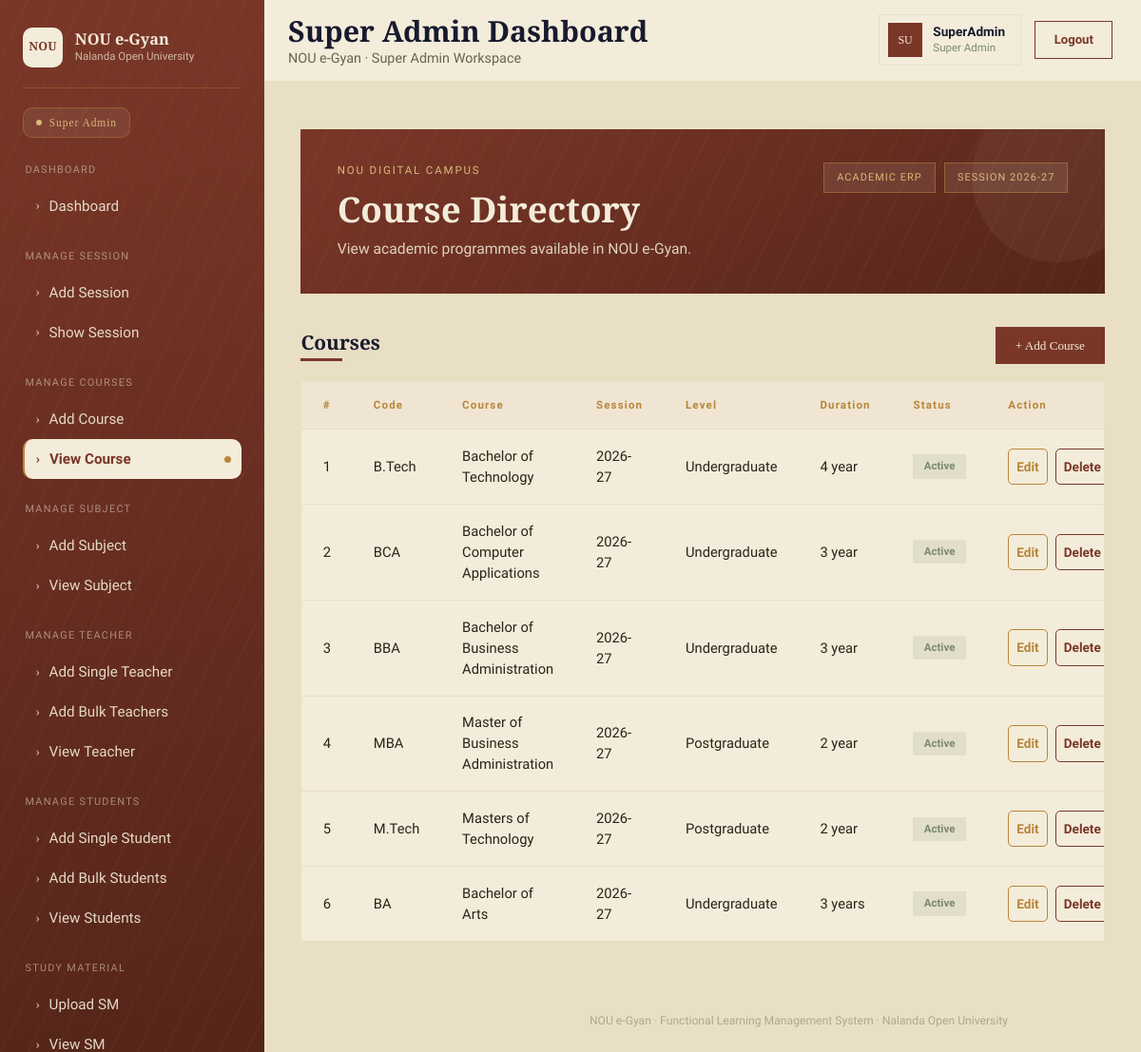
/superadmindash/view-course (signed in), run on the app's committed database.
### myapp/models.py (models this page shows, shortened)
class AddCourse(models.Model):
    id=models.IntegerField(primary_key=True,auto_created=True)
    academic_session=models.CharField(max_length=20,blank=None,null=True)
    course_code=models.CharField(max_length=20,blank=None,null=True)
    course_name=models.CharField(max_length=50,blank=None,null=True)
    level=models.CharField(max_length=50,blank=None,null=True)
    duration=models.CharField(max_length=10,blank=None,null=True)
    status=models.CharField(max_length=10,blank=None,null=True)
    description=models.CharField(max_length=100,blank=None,null=True)
    Dor=models.DateTimeField(null=True)
    Dou=models.DateTimeField(null=True)
    Dod=models.DateTimeField(null=True)

### myapp/views.py (the view)
# urls.py: path('superadmindash/view-course',views.view_course,name="view_course"),
@cache_control(no_cache=True,must_revalidate=True,no_store=True)
@login_required
def view_course(request):
    ab=AddCourse.objects.all()
    return render(request, 'superadmin/view_course.html',{'ab':ab})

### myapp/templates/superadmin/view_course.html (shortened to what this page needs)
{% extends "superadmin/base.html" %}
{% block content %}
<div class="main-content">
  <div class="hero">
    <div class="hero-top">
      <div>
        <div class="eyebrow">NOU DIGITAL CAMPUS</div>
        <h1>Course Directory</h1>
        <div class="sub">View academic programmes available in NOU e-Gyan.</div>
      </div>
      <div class="hero-badges">
        <div class="hero-badge">ACADEMIC ERP</div>
        <div class="hero-badge">SESSION 2026-27</div>
      </div>
    </div>
  </div>
  <div class="list-head">
    <div>
      <h2>Courses</h2>
      <div class="title-rule"></div>
    </div>
    <button class="btn-add">+ Add Course</button>
  </div>
  <div class="table-card">
    <table>
      <thead>
        <tr>
          <th>#</th>
          <th>Code</th>
          <th>Course</th>
          <th>Session</th>
          <th>Level</th>
          <th>Duration</th>
          <th>Status</th>
          <th>Action</th>
        </tr>
      </thead>
      <tbody>
        {% for i in ab %}
        <tr>
          <td>{{i.id}}</td>
          <td>{{i.course_code}}</td>
          <td>{{i.course_name}}</td>
          <td>{{i.academic_session}}</td>
          <td>{{i.level}}</td>
          <td>{{i.duration}}</td>
          <td><span class="status-pill">{{i.status}}</span></td>
          <td>
            <span class="d-flex">
              <a href="{% url "edit_course" i.id %}" class="act-link act-edit">Edit</a>
            <a href="{% url "delete_course" i.id %}" class="act-link act-delete">Delete</a>
            </span>
          </td>
        </tr>
        {% endfor %}
      </tbody>
    </table>
  </div>
</div>
{% endblock content %}

### myapp/templates/superadmin/base.html (shortened to what this page needs)
{% load static %}
<!doctype html>
<html lang="en">
  <head>
    <link
      href="https://cdn.jsdelivr.net/npm/bootstrap@5.3.3/dist/css/bootstrap.min.css"
      rel="stylesheet"
    />
    <link rel="stylesheet" href="{% static 'css/style.css' %}" />
  </head>
  <body>
    {% include "superadmin/includes/sidebar.html" %}
    {% include "superadmin/includes/navbar.html" %}
    {% block content %}
    {% endblock content%}
    {% include "superadmin/includes/footer.html" %}
  </body>
</html>

### myapp/templates/superadmin/includes/sidebar.html (shortened to what this page needs)
    <aside class="sidebar">
      <div class="brand">
        <div class="brand-mark">NOU</div>
        <div class="brand-text">
          <div class="school">NOU e-Gyan</div>
          <div class="place">Nalanda Open University</div>
        </div>
      </div>
      <div class="role-badge"><span class="dot"></span> Super Admin</div>
      <div class="nav-group">
        <div class="nav-group-title">DASHBOARD</div>
        <a href="{% url "superadmindash" %}" class="nav-link-item {% if request.path == '/superadmindash' %}active{% endif %}"
          ><span class="rune">›</span> Dashboard </a>
      </div>
      <div class="nav-group">
        <div class="nav-group-title">MANAGE SESSION</div>
        <a href="{% url "add_session" %}" class="nav-link-item {% if request.path == '/superadmindash/add-session' %}active{% endif %}"
          ><span class="rune">›</span> Add Session</a
        >
        <a href="{% url "show_session" %}" class="nav-link-item {% if request.path == '/superadmindash/show-session' %}active{% endif %} "
          ><span class="rune">›</span> Show Session</a
        >
      </div>
      <div class="nav-group">
        <div class="nav-group-title">MANAGE COURSES</div>
        <a href="{% url "add_course" %}" class="nav-link-item {% if request.path == '/superadmindash/add-course' %}active{% endif %}"
          ><span class="rune">›</span> Add Course</a
        >
        <a href="{% url "view_course" %}" class="nav-link-item {% if request.path == '/superadmindash/view-course' %}active{% endif %}"
          ><span class="rune">›</span> View Course</a
        >
      </div>
      <div class="nav-group">
        <div class="nav-group-title">MANAGE SUBJECT</div>
        <a href="{% url "add_subject" %}" class="nav-link-item {% if request.path == '/superadmindash/add-subject' %}active{% endif %}"
          ><span class="rune">›</span> Add Subject</a
        >
        <a href="{% url "view_subject" %}" class="nav-link-item {% if request.path == '/superadmindash/view-subject' %}active{% endif %}"
          ><span class="rune">›</span> View Subject</a
        >
      </div>
      <div class="nav-group">
        <div class="nav-group-title">MANAGE TEACHER</div>
        <a href="{% url "add_teacher" %}" class="nav-link-item {% if request.path == '/superadmindash/add-teacher' %}active{% endif %}"
          ><span class="rune">›</span> Add Single Teacher</a
        >
        <a href="{% url "add_bulk_teacher" %}" class="nav-link-item {% if request.path == '/superadmindash/add-teachers' %}active{% endif %}"
          ><span class="rune">›</span> Add Bulk Teachers</a
        >
        <a href="{% url "view_teacher" %}" class="nav-link-item {% if request.path == '/superadmindash/view-teacher' %}active{% endif %}"
          ><span class="rune">›</span> View Teacher</a
        >
      </div>
      <div class="nav-group">
        <div class="nav-group-title">MANAGE STUDENTS</div>
        <a href="{% url "add_single_student" %}" class="nav-link-item {% if request.path == '/superadmindash/add-student' %}active{% endif %}"
          ><span class="rune">›</span> Add Single Student</a
        >
        <a href="{% url "add_bulk_student" %}" class="nav-link-item {% if request.path == '/superadmindash/add-students' %}active{% endif %}"
          ><span class="rune">›</span> Add Bulk Students</a
        >
        <a href="{% url "view_student" %}" class="nav-link-item {% if request.path == '/superadmindash/view-student' %}active{% endif %}"
          ><span class="rune">›</span> View Students</a
        >
      </div>
      <div class="nav-group">
        <div class="nav-group-title">STUDY MATERIAL</div>
        <a href="{% url "upload_study_material" %}" class="nav-link-item {% if request.path == '/superadmindash/upload-study-material' %}active{% endif %}"
          ><span class="rune">›</span> Upload SM</a
        >
        <a href="{% url "view_study_material" %}" class="nav-link-item {% if request.path == '/superadmindash/view-study-material' %}active{% endif %}"
          ><span class="rune">›</span> View SM</a
        >
      </div>
    </aside>

### myapp/templates/superadmin/includes/navbar.html (shortened to what this page needs)
<div class="topbar" style="margin-left: var(--sidebar-w); padding-top: 15px; padding-left: 25px; padding-right: 30px; padding-bottom: 12px;">
        <div>
          <h1> {{ page_title|default:"Super Admin Dashboard" }} </h1>
          <div class="sub">NOU e-Gyan · Super Admin Workspace</div>
        </div>
        <div class="who-row">
          <div class="who-chip">
            <div class="avatar">SU</div>
            <div>
              <div class="name">SuperAdmin</div>
              <div class="role">Super Admin</div>
            </div>
          </div>
          <a href="{% url "logout" %}"><button class="btn-logout">Logout</button></a>
        </div>
</div>

### myapp/templates/superadmin/includes/footer.html (shortened to what this page needs)
<div class="ms-5 ps-5 footer">
  <div class="ms-5 ps-5">
  <div class="ms-5 ps-5">
  <div class="ms-5 ps-5">
  <div class="ms-footnote mb-4 ms-5 ps-5">
    NOU e-Gyan · Functional Learning Management System · Nalanda Open University
  </div>
</div>
</div>
</div>
</div>

### myapp/static/css/style.css (style rules this page uses)
:root { --ink: #171a2e; --ink-soft: #262b48; --brick: #7a3728; --brick-deep: #55251a; --parchment: #f3ecda; --parchment-2: #e9dfc5; --brass: #b8863b; --brass-soft: #d8b876; --sage: #7c8a6e; --ink-text: #2a2418; --font-display: "Cinzel", serif; --font-body: "Work Sans", sans-serif; --sidebar-w: 278px; }
* { box-sizing: border-box; }
body { background: var(--parchment-2); font-family: var(--font-body); color: var(--ink-text); min-height: 100vh; }
.sidebar { position: fixed; top: 0; left: 0; bottom: 0; width: var(--sidebar-w); background: repeating-linear-gradient( 115deg, rgba(184, 134, 59, 0.05) 0 2px, transparent 2px 26px ), linear-gradient(170deg, var(--brick) 0%, var(--brick-deep) 100%); color: var(--parchment); padding: 1.8rem 1.5rem 1.5rem; overflow-y: auto; z-index: 10; }
.ms-footnote { text-align: center; font-size: 0.76rem; color: #9a9078; margin-top: 26px; }
.brand { display: flex; align-items: center; gap: 0.8rem; padding-bottom: 1.3rem; border-bottom: 1px solid rgba(184, 134, 59, 0.35); margin-bottom: 1.3rem; }
.brand-mark { width: 42px; height: 42px; background: var(--parchment); color: var(--brick); display: flex; align-items: center; justify-content: center; font-family: var(--font-display); font-weight: 700; font-size: 0.78rem; letter-spacing: 0.02em; flex: none; border-radius: 10px; }
.brand-text .school { font-family: var(--font-display); font-size: 1.02rem; font-weight: 600; line-height: 1.15; }
.brand-text .place { font-size: 0.72rem; color: rgba(243, 236, 218, 0.7); }
.nav-link-item.active { border-radius: 10px; }
.nav-link-item.active::after { content: ""; width: 7px; height: 7px; border-radius: 50%; background: var(--brass); margin-left: auto; }
.role-badge { display: inline-flex; align-items: center; gap: 0.5rem; background: rgba(243, 236, 218, 0.08); border: 1px solid rgba(184, 134, 59, 0.4); padding: 0.4rem 0.8rem; font-family: var(--font-display); font-size: 0.72rem; letter-spacing: 0.08em; color: var(--brass-soft); margin-bottom: 1.6rem; border-radius: 10px; }
.role-badge .dot { width: 6px; height: 6px; border-radius: 50%; background: var(--brass-soft); }
.nav-group { margin-bottom: 1.5rem; }
.nav-group-title { font-family: var(--font-body); font-size: 0.68rem; letter-spacing: 0.12em; color: rgba(243, 236, 218, 0.5); margin-bottom: 0.55rem; padding-left: 0.15rem; }
.nav-link-item { display: flex; align-items: center; gap: 0.6rem; padding: 0.6rem 0.7rem; font-size: 0.95rem; color: rgba(243, 236, 218, 0.9); text-decoration: none; border-left: 2px solid transparent; transition: all 0.15s ease; }
.nav-link-item.active { background: var(--parchment); color: var(--brick); font-weight: 600; border-left: 2px solid var(--brass); }
.nav-link-item .rune { font-family: var(--font-display); font-size: 0.9rem; opacity: 0.85; }
.topbar { display: flex; align-items: flex-start; justify-content: space-between; margin-bottom: 1rem; flex-wrap: wrap; gap: 1rem; background: var(--parchment); }
.topbar h1 { font-family: var(--font-display); font-weight: 600; font-size: 1.9rem; color: var(--ink); }
.topbar .sub { font-size: 0.9rem; color: #6b6350; margin-top: -8px; }
.who-row { display: flex; align-items: center; gap: 0.9rem; }
.who-chip { display: flex; align-items: center; gap: 0.7rem; background: var(--parchment); border: 1px solid var(--parchment-2); padding: 0.5rem 1rem 0.5rem 0.6rem; }
.who-chip .avatar { width: 36px; height: 36px; background: var(--brick); color: var(--parchment); font-family: var(--font-display); font-size: 0.75rem; display: flex; align-items: center; justify-content: center; flex: none; }
.who-chip .name { font-size: 0.85rem; font-weight: 600; color: var(--ink); line-height: 1.2; }
.who-chip .role { font-size: 0.72rem; color: var(--sage); }
.btn-logout { background: transparent; border: 1.5px solid var(--brick); color: var(--brick); font-size: 0.82rem; font-weight: 600; padding: 0.55rem 1.2rem; transition: all 0.2s ease; }

### myapp/templates/superadmin/includes/footer.html (style rules this page uses)
.footer { font-size: 15px; opacity: 0.7; }

### data on the page
AddCourse: id "1", course_code "B.Tech", course_name "Bachelor of Technology", academic_session "2026-27", level "Undergraduate", duration "4 year", status "Active"
AddCourse: id "2", course_code "BCA", course_name "Bachelor of Computer Applications", academic_session "2026-27", level "Undergraduate", duration "3 year", status "Active"
AddCourse: id "3", course_code "BBA", course_name "Bachelor of Business Administration", academic_session "2026-27", level "Undergraduate", duration "3 year", status "Active"
AddCourse: id "4", course_code "MBA", course_name "Master of Business Administration", academic_session "2026-27", level "Postgraduate", duration "2 year", status "Active"
AddCourse: id "5", course_code "M.Tech", course_name "Masters of Technology", academic_session "2026-27", level "Postgraduate", duration "2 year", status "Active"
AddCourse: id "6", course_code "BA", course_name "Bachelor of Arts", academic_session "2026-27", level "Undergraduate", duration "3 years", status "Active"

### other printed values
{{ page_title|default:"Super Admin Dashboard" }} "Super Admin Dashboard"
